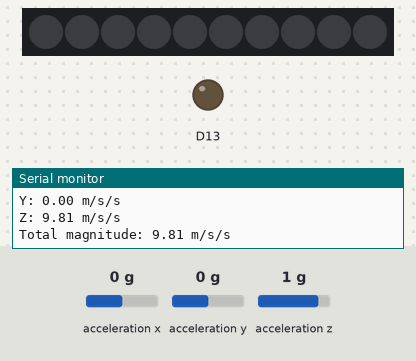
Bench run of a sketch on a simulated Adafruit Circuit Playground Express. Parts: 10 RGB LEDs in strip order, left to right, output pins drawn as LEDs (lit = HIGH), the last lines printed to the serial monitor. Inputs (shaded band) come from the test bench; at power-on: acceleration x 0 g, acceleration y 0 g, acceleration z 1 g. Dim RGB values are drawn brighter than linear.

Above: at 1.3 s.
1.4 s: acceleration x set to -1.4 g
At 2.6 s:
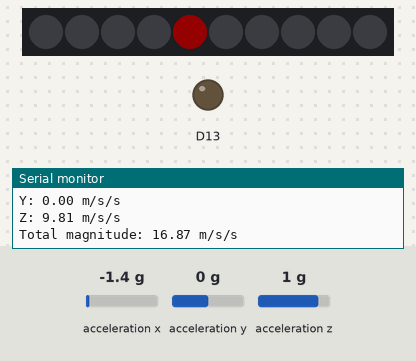
3.5 s: acceleration x set to 0 g
At 4.3 s:
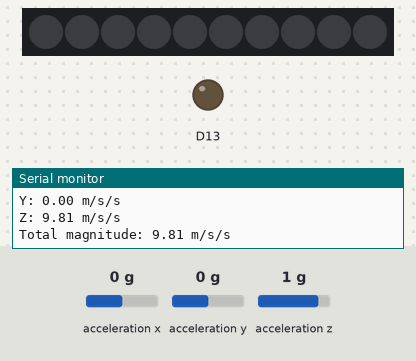
5.5 s: acceleration x set to -0.8 g
At 7.2 s:
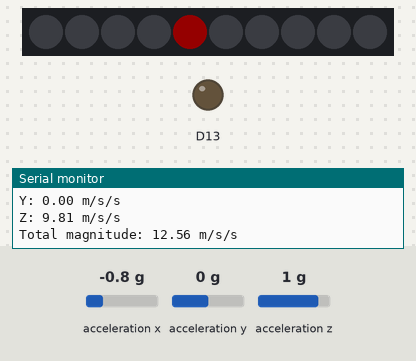
Timing chart, 0 to 8.7 s (numbered marks = the images above; inputs shaded):
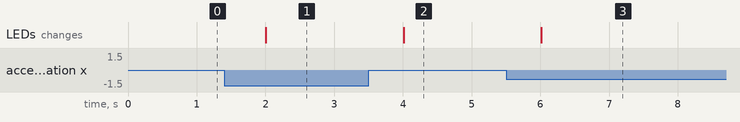

The sketch:

Acc_greater_than_g.ino
```cpp
#include <Adafruit_CircuitPlayground.h>
#include <Wire.h>
#include <SPI.h>

float x, y, z; //values to measure acceleration in 3 dimensions
float total = 0.0;

void setup() {
  CircuitPlayground.begin();
  Serial.begin(9600);
}

void loop() {
  if (total > 10.0) { //IF the acceleration is greater than the acceleration due to gravity, turn pixel red
    CircuitPlayground.strip.setPixelColor(4, 255, 0, 0);
    CircuitPlayground.strip.show();
  }
  else {
    CircuitPlayground.strip.setPixelColor(4, 0, 0, 0);
    CircuitPlayground.strip.show();
  }

  getAcc();         //collect magnitude of acceleration

  delay(500);
}
```

Get_Acc.ino
```cpp
void getAcc(){
  x=0.0;
  y=0.0;
  z=0.0;
  x=CircuitPlayground.motionX();  //Measures Acc. on x-axis
  Serial.print("X: "); Serial.print(x); Serial.println(" m/s/s");
  y=CircuitPlayground.motionY();  //Measures Acc. on y-axis
  Serial.print("Y: "); Serial.print(y); Serial.println(" m/s/s");
  z=CircuitPlayground.motionZ();  //Measures Acc. on z-axis
  Serial.print("Z: "); Serial.print(z); Serial.println(" m/s/s");
  Serial.println();

  total=sqrt((x*x)+(y*y)+(z*z));  //Net force takes the square root of the sum of the squares of the individual forces, Like pythagorean theorem
  Serial.print("Total magnitude: ");Serial.print(total); Serial.println(" m/s/s");
  Serial.println();
}
```

Measured:
- after the input at 1.4 s, the LEDs: change after 0.61 s (image 1)
- after the input at 3.5 s, the LEDs: change after 0.51 s (image 2)
- after the input at 5.5 s, the LEDs: change after 0.52 s (image 3)
